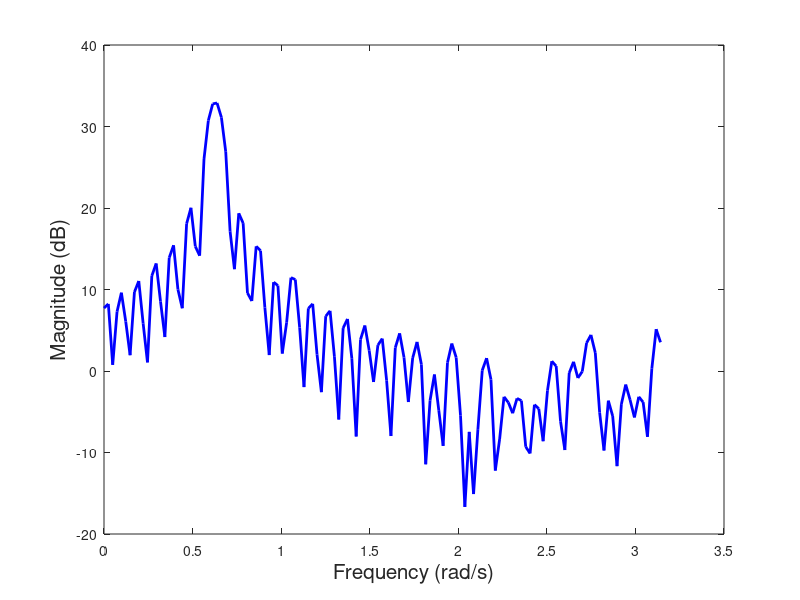

Here is the MATLAB script that generated this plot: (Note: this script raises an error after producing the figure.)
% Discrete Time Signal Processing Lab 8
% Spectrum estimation of a random signal
% MATLAB version R2018a
% Date : 23-03-2021

clc;
clear;
close all;

A = 20;
w0 = 0.2*pi;
N = [64 128]; % Number of data points used.

for j=1:length(N)
    n = 0:N(j)-1;
    
    % Periodogram of sinusoid with noise
    noise = randn(1,N(j));
    x = A*sin(n*w0) + noise;
    [pxx_s,w_s] = periodogram(x);
    
    plot(w_s,10*log10(pxx_s),'b','LineWidth',2);
    xlabel('Frequency (rad/s)','FontSize',15);
    ylabel('Magnitude (dB)','FontSize',15);
    title("Periodogram of Sinusoid with noise ; N = " + num2str(N(j)),'FontSize',15);
    ax = gca();
    set(ax,'FontSize',15);
    grid on;
    figure();
    
    % Periodogram using Bartlett method
    bw = bartlett(N(j));
    [pxx_b,w_b] = periodogram(x,bw);
    
    plot(w_b,10*log10(pxx_b),'r','LineWidth',2);
    xlabel('Frequency (rad/s)','FontSize',15);
    ylabel('Magnitude (dB)','FontSize',15);
    title("Periodogram using Bartlett Method ; N = " + num2str(N(j)),'FontSize',15);
    ax = gca();
    set(ax,'FontSize',15);
    grid on;
    figure();
    
    % Periodogram using Welch method
    [pxx_w,w_w] = pwelch(x,N(j));
    
    plot(w_w,10*log10(pxx_w),'r','LineWidth',2);
    xlabel('Frequency (rad/s)','FontSize',15);
    ylabel('Magnitude (dB)','FontSize',15);
    title("Periodogram using Welch Method ; N = " + num2str(N(j)),'FontSize',15);
    ax = gca();
    set(ax,'FontSize',15);
    grid on;
    figure();
    
    % Comparison of the periodogram
    plot(w_s,10*log10(pxx_s),'b',w_b,10*log10(pxx_b),'r',w_w,10*log10(pxx_w),'g','LineWidth',2);
    xlabel('Frequency (rad/s)','FontSize',15);
    ylabel('Magnitude (dB)','FontSize',15);
    title("Periodogram of Sinusoid with noise ; N = " + num2str(N(j)),'FontSize',15);
    legend('Periodogram','Bartlett','Welch');
    ax = gca();
    set(ax,'FontSize',15);
    grid on;
    figure();
   
    
    % Plot of periodogram of white noise
    plot(n,10*log10(abs(noise)),'b','LineWidth',2);
    xlabel('Frequency (rad/s)','FontSize',15);
    ylabel('Magnitude (dB)','FontSize',15);
    title("Periodogram of White Noise ; N = " + num2str(N(j)),'FontSize',15);
    ax = gca();
    set(ax,'FontSize',15);
    grid on;
    figure();
    
    % Periodogram using Yule-Walker method (AR)
    [pxx_y,w_y] = pyulear(x,2);
    plot(w_y,10*log10(pxx_y),'g','LineWidth',2);
    xlabel('Frequency (rad/s)','FontSize',15);
    ylabel('Magnitude (dB)','FontSize',15);
    title("Periodogram using Yule-walker method",'FontSize',15);
    ax = gca();
    set(ax,'FontSize',15);
    grid on;
    figure();
    
    % Periodogram using MA method
    [pxx_m,w_m] = pcov(x,2);
    plot(w_m,10*log10(pxx_m),'r','LineWidth',2);
    xlabel('Frequency (rad/s)','FontSize',15);
    ylabel('Magnitude (dB)','FontSize',15);
    title("Periodogram using MA method ",'FontSize',15);
    ax = gca();
    set(ax,'FontSize',15);
    grid on;
    figure();
    
    % Comparison of Parametric periodograms
    plot(w_y,10*log10(pxx_y),'g',w_m,10*log10(pxx_m),'r','LineWidth',2);
    xlabel('Frequency (rad/s)','FontSize',15);
    ylabel('Magnitude (dB)','FontSize',15);
    title("Periodogram using Parametric Methods" + num2str(N(j)),'FontSize',15);
    legend('AR Method','MA Method');
    ax = gca();
    set(ax,'FontSize',15);
    grid on;
    figure();
    
end
close;
